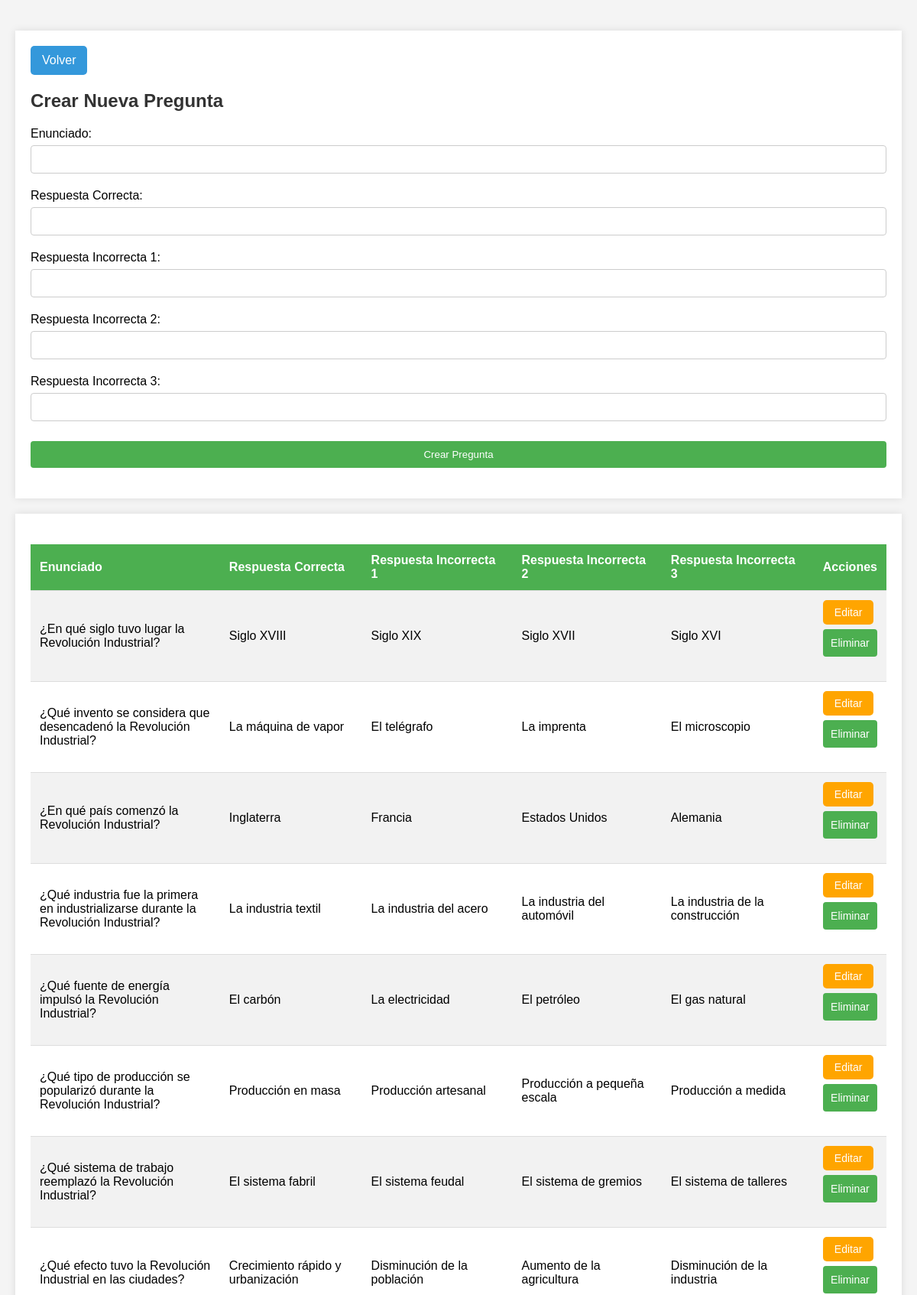
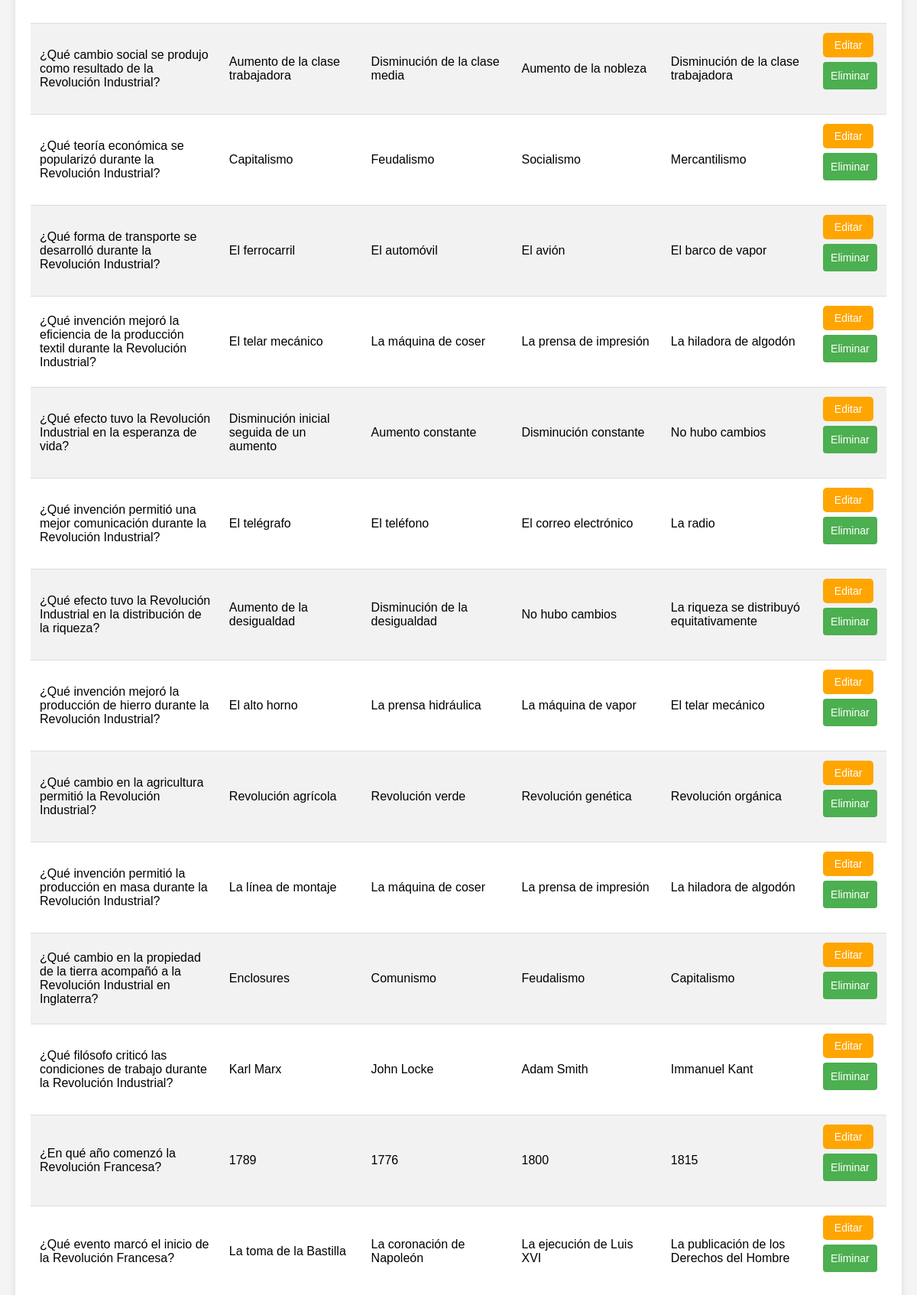
The app's page /historiacrud.php (upper part) with its own data (2 pictures, top to bottom).
### tables this page shows
CREATE TABLE `preguntas_historia` (
  `id` int(11) NOT NULL,
  `enunciado` text NOT NULL,
  `respuesta_correcta` text NOT NULL,
  `respuesta_incorrecta1` text NOT NULL,
  `respuesta_incorrecta2` text NOT NULL,
  `respuesta_incorrecta3` text NOT NULL
);

### historiacrud.php (the view, shortened to what this page needs)
<?php
require_once "conexion.php";
function obtenerPreguntas($conexion) {
    $result = $conexion->query("SELECT * FROM preguntas_historia");
    return $result->fetch_all(MYSQLI_ASSOC);
}
$preguntas = obtenerPreguntas($conexion);
?>
<!DOCTYPE html>
<html lang="es">
<head>
    <link rel="stylesheet" href="crud.css">
</head>
<body>
<div class="form-container" style="text-align: left; margin-top: 20px;">
    <a href="salaadmin.php" class="boton-volver" style="display: inline-block; padding: 10px 15px; font-size: 16px; text-align: center; text-decoration: none; cursor: pointer; border-radius: 5px; background-color: #3498db; color: #fff; transition: background-color 0.3s ease;">Volver</a>
    <h2>Crear Nueva Pregunta</h2>
    <form method="post" action="historiacrud.php">
        <label for="enunciado">Enunciado:</label>
        <input type="text" name="enunciado" id="enunciado" required>
        <label for="respuesta_correcta">Respuesta Correcta:</label>
        <input type="text" name="respuesta_correcta" id="respuesta_correcta" required>
        <label for="respuesta_incorrecta1">Respuesta Incorrecta 1:</label>
        <input type="text" name="respuesta_incorrecta1" id="respuesta_incorrecta1" required>
        <label for="respuesta_incorrecta2">Respuesta Incorrecta 2:</label>
        <input type="text" name="respuesta_incorrecta2" id="respuesta_incorrecta2" required>
        <label for="respuesta_incorrecta3">Respuesta Incorrecta 3:</label>
        <input type="text" name="respuesta_incorrecta3" id="respuesta_incorrecta3" required>
        <input type="submit" name="crear" value="Crear Pregunta">
    </form>
</div>
<div class="table-container">
    <table>
        <tr>
            <th>Enunciado</th>
            <th>Respuesta Correcta</th>
            <th>Respuesta Incorrecta 1</th>
            <th>Respuesta Incorrecta 2</th>
            <th>Respuesta Incorrecta 3</th>
            <th>Acciones</th>
        </tr>
        <?php foreach ($preguntas as $pregunta): ?>
        <tr>
            <td><?php echo htmlspecialchars($pregunta['enunciado']); ?></td>
            <td><?php echo htmlspecialchars($pregunta['respuesta_correcta']); ?></td>
            <td><?php echo htmlspecialchars($pregunta['respuesta_incorrecta1']); ?></td>
            <td><?php echo htmlspecialchars($pregunta['respuesta_incorrecta2']); ?></td>
            <td><?php echo htmlspecialchars($pregunta['respuesta_incorrecta3']); ?></td>
            <td>
                <button onclick="editarPregunta(<?php echo htmlspecialchars(json_encode($pregunta)); ?>)" class="boton editar">Editar</button>
                <form method="post" action="historiacrud.php" onsubmit="return confirm('¿Estás seguro de que deseas eliminar esta pregunta?');">
                    <input type="submit" name="eliminar" value="Eliminar" class="boton eliminar">
                </form>
            </td>
        </tr>
        <?php endforeach; ?>
    </table>
</div>
</body>
</html>

### crud.css (style rules this page uses)
body { font-family: 'Arial', sans-serif; background-color: #f4f4f4; margin: 0; padding: 20px; }
h2 { color: #333; }
.form-container, .table-container { background-color: white; box-shadow: 0 0 10px rgba(0, 0, 0, 0.1); padding: 20px; margin-bottom: 20px; }
.table-container table { width: 100%; border-collapse: collapse; margin-top: 20px; }
.table-container th, .table-container td { text-align: left; padding: 12px; border-bottom: 1px solid #ddd; }
.table-container th { background-color: #4CAF50; color: white; }
.table-container tr:nth-child(even) { background-color: #f2f2f2; }
.boton { padding: 8px 15px; border: none; border-radius: 5px; cursor: pointer; font-size: 14px; }
.editar { background-color: #ffa500; color: white; }
.eliminar { background-color: #f44336; color: white; }
input[type="text"], input[type="submit"] { width: 100%; padding: 10px; margin: 6px 0 20px 0; display: inline-block; border: 1px solid #ccc; box-sizing: border-box; border-radius: 4px; }
input[type="submit"] { background-color: #4CAF50; color: white; border: none; }

### records on screen
preguntas_historia: enunciado "¿En qué siglo tuvo lugar la Revolución Industrial?", respuesta_correcta "Siglo XVIII", respuesta_incorrecta1 "Siglo XIX", respuesta_incorrecta2 "Siglo XVII", respuesta_incorrecta3 "Siglo XVI"
preguntas_historia: enunciado "¿Qué invento se considera que desencadenó la Revolución Industrial?", respuesta_correcta "La máquina de vapor", respuesta_incorrecta1 "El telégrafo", respuesta_incorrecta2 "La imprenta", respuesta_incorrecta3 "El microscopio"
preguntas_historia: enunciado "¿En qué país comenzó la Revolución Industrial?", respuesta_correcta "Inglaterra", respuesta_incorrecta1 "Francia", respuesta_incorrecta2 "Estados Unidos", respuesta_incorrecta3 "Alemania"
preguntas_historia: enunciado "¿Qué industria fue la primera en industrializarse durante la Revolución Industrial?", respuesta_correcta "La industria textil", respuesta_incorrecta1 "La industria del acero", respuesta_incorrecta2 "La industria del automóvil", respuesta_incorrecta3 "La industria de la construcción"
preguntas_historia: enunciado "¿Qué fuente de energía impulsó la Revolución Industrial?", respuesta_correcta "El carbón", respuesta_incorrecta1 "La electricidad", respuesta_incorrecta2 "El petróleo", respuesta_incorrecta3 "El gas natural"
preguntas_historia: enunciado "¿Qué tipo de producción se popularizó durante la Revolución Industrial?", respuesta_correcta "Producción en masa", respuesta_incorrecta1 "Producción artesanal", respuesta_incorrecta2 "Producción a pequeña escala", respuesta_incorrecta3 "Producción a medida"
preguntas_historia: enunciado "¿Qué sistema de trabajo reemplazó la Revolución Industrial?", respuesta_correcta "El sistema fabril", respuesta_incorrecta1 "El sistema feudal", respuesta_incorrecta2 "El sistema de gremios", respuesta_incorrecta3 "El sistema de talleres"
preguntas_historia: enunciado "¿Qué efecto tuvo la Revolución Industrial en las ciudades?", respuesta_correcta "Crecimiento rápido y urbanización", respuesta_incorrecta1 "Disminución de la población", respuesta_incorrecta2 "Aumento de la agricultura", respuesta_incorrecta3 "Disminución de la industria"
preguntas_historia: enunciado "¿Qué cambio social se produjo como resultado de la Revolución Industrial?", respuesta_correcta "Aumento de la clase trabajadora", respuesta_incorrecta1 "Disminución de la clase media", respuesta_incorrecta2 "Aumento de la nobleza", respuesta_incorrecta3 "Disminución de la clase trabajadora"
preguntas_historia: enunciado "¿Qué teoría económica se popularizó durante la Revolución Industrial?", respuesta_correcta "Capitalismo", respuesta_incorrecta1 "Feudalismo", respuesta_incorrecta2 "Socialismo", respuesta_incorrecta3 "Mercantilismo"
preguntas_historia: enunciado "¿Qué forma de transporte se desarrolló durante la Revolución Industrial?", respuesta_correcta "El ferrocarril", respuesta_incorrecta1 "El automóvil", respuesta_incorrecta2 "El avión", respuesta_incorrecta3 "El barco de vapor"
preguntas_historia: enunciado "¿Qué invención mejoró la eficiencia de la producción textil durante la Revolución Industrial?", respuesta_correcta "El telar mecánico", respuesta_incorrecta1 "La máquina de coser", respuesta_incorrecta2 "La prensa de impresión", respuesta_incorrecta3 "La hiladora de algodón"
preguntas_historia: enunciado "¿Qué efecto tuvo la Revolución Industrial en la esperanza de vida?", respuesta_correcta "Disminución inicial seguida de un aumento", respuesta_incorrecta1 "Aumento constante", respuesta_incorrecta2 "Disminución constante", respuesta_incorrecta3 "No hubo cambios"
preguntas_historia: enunciado "¿Qué invención permitió una mejor comunicación durante la Revolución Industrial?", respuesta_correcta "El telégrafo", respuesta_incorrecta1 "El teléfono", respuesta_incorrecta2 "El correo electrónico", respuesta_incorrecta3 "La radio"
preguntas_historia: enunciado "¿Qué efecto tuvo la Revolución Industrial en la distribución de la riqueza?", respuesta_correcta "Aumento de la desigualdad", respuesta_incorrecta1 "Disminución de la desigualdad", respuesta_incorrecta2 "No hubo cambios", respuesta_incorrecta3 "La riqueza se distribuyó equitativamente"
preguntas_historia: enunciado "¿Qué invención mejoró la producción de hierro durante la Revolución Industrial?", respuesta_correcta "El alto horno", respuesta_incorrecta1 "La prensa hidráulica", respuesta_incorrecta2 "La máquina de vapor", respuesta_incorrecta3 "El telar mecánico"
preguntas_historia: enunciado "¿Qué cambio en la agricultura permitió la Revolución Industrial?", respuesta_correcta "Revolución agrícola", respuesta_incorrecta1 "Revolución verde", respuesta_incorrecta2 "Revolución genética", respuesta_incorrecta3 "Revolución orgánica"
preguntas_historia: enunciado "¿Qué invención permitió la producción en masa durante la Revolución Industrial?", respuesta_correcta "La línea de montaje", respuesta_incorrecta1 "La máquina de coser", respuesta_incorrecta2 "La prensa de impresión", respuesta_incorrecta3 "La hiladora de algodón"
preguntas_historia: enunciado "¿Qué cambio en la propiedad de la tierra acompañó a la Revolución Industrial en Inglaterra?", respuesta_correcta "Enclosures", respuesta_incorrecta1 "Comunismo", respuesta_incorrecta2 "Feudalismo", respuesta_incorrecta3 "Capitalismo"
preguntas_historia: enunciado "¿Qué filósofo criticó las condiciones de trabajo durante la Revolución Industrial?", respuesta_correcta "Karl Marx", respuesta_incorrecta1 "John Locke", respuesta_incorrecta2 "Adam Smith", respuesta_incorrecta3 "Immanuel Kant"
preguntas_historia: enunciado "¿En qué año comenzó la Revolución Francesa?", respuesta_correcta "1789", respuesta_incorrecta1 "1776", respuesta_incorrecta2 "1800", respuesta_incorrecta3 "1815"
preguntas_historia: enunciado "¿Qué evento marcó el inicio de la Revolución Francesa?", respuesta_correcta "La toma de la Bastilla", respuesta_incorrecta1 "La coronación de Napoleón", respuesta_incorrecta2 "La ejecución de Luis XVI", respuesta_incorrecta3 "La publicación de los Derechos del Hombre"
